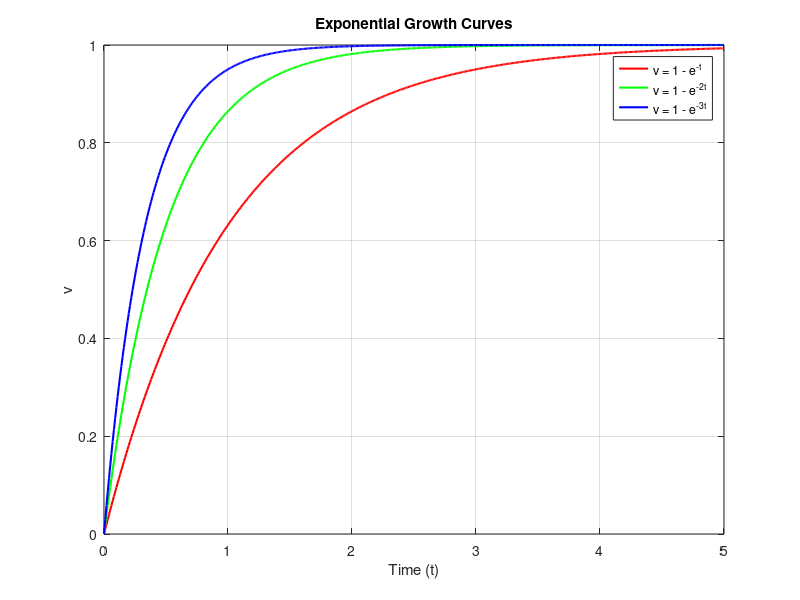

The MATLAB source for this figure:
clc;
clear all;
close all;

% t ?? ???? ???? ???? ?????? ???? (0 ???? 5 ??????? ???????)
t = 0:0.01:5;

% ????? ????? ?????? ????????
v1 = 1 - exp(-t);
v2 = 1 - exp(-2*t);
v3 = 1 - exp(-3*t);

% ????? ?????? ????
plot(t, v1, 'r', 'LineWidth', 1.5); % ????? ????? ??? (Red) ????
hold on;                            % hold on ??????? ??? ????? ??? ?? ????? ??? ???????? ????
plot(t, v2, 'g', 'LineWidth', 1.5); % ??????? ????? ???? (Green) ????
plot(t, v3, 'b', 'LineWidth', 1.5); % ????? ????? ??? (Blue) ????

% ??????? (Legend) ??? ????? ????? ???
legend('v = 1 - e^{-t}', 'v = 1 - e^{-2t}', 'v = 1 - e^{-3t}');
xlabel('Time (t)');
ylabel('v');
title('Exponential Growth Curves');
grid on;
